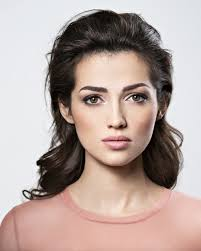
#> input picture gender detection/image1.jpg, 201 x 251 px, given in place of video.mp4, which was not available
$ python motion.py
#> lines starting #> are read from the running program, lines starting #| are printed output that depends on the picture; after the words box and inside, x2 and y2 are one past the last pixel; in counts of white or black regions, pixels touching at a corner belong together; pictures that were not available may be replaced by others from this repository, and a replacement may not be noted
import cv2
import numpy as np

def classify_motion(frame, x, y, w, h):
    global prev_gray_roi

    # Extract the region of interest (ROI) from the frame
    roi = frame[y:y+h, x:x+w]

    # Convert ROI to grayscale
    gray_roi = cv2.cvtColor(roi, cv2.COLOR_BGR2GRAY)

    if prev_gray_roi is not None and prev_gray_roi.shape == gray_roi.shape:
        # Resize gray_roi to match prev_gray_roi dimensions
        gray_roi_resized = cv2.resize(gray_roi, prev_gray_roi.shape[::-1])

        # Calculate motion type based on intensity difference
        intensity_diff = np.mean(np.abs(gray_roi_resized - prev_gray_roi))

        # Define a threshold for motion detection
        motion_threshold = 20

        if intensity_diff > motion_threshold:
            motion_type = "Moving"
        else:
            motion_type = "Static"
    else:
        motion_type = "Static"

    # Update prev_gray_roi for the next iteration
    prev_gray_roi = gray_roi.copy()

    return motion_type

# Load video
cap = cv2.VideoCapture("video.mp4")

# Define motion classes
motion_classes = ["Moving", "Jumping", "Rolling", "Sliding"]

# Initialize background subtractor
bg_subtractor = cv2.createBackgroundSubtractorMOG2()

# Initialize prev_gray_roi for motion analysis
prev_gray_roi = None

# Main loop
while True:
    ret, frame = cap.read()
#> frame is the input picture: shape (251, 201, 3); mean B, G, R 157.9, 163.7, 181.3
    if not ret:
        break

    # Apply background subtraction
    fg_mask = bg_subtractor.apply(frame)
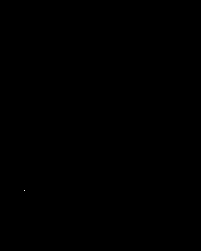
#> fg_mask: shape (251, 201); values 127 (black) and 255 (white), 0% white in thin lines or dots, all inside (x1, y1, x2, y2) = (24, 190, 25, 191)

    # Apply morphological operations to remove noise
    fg_mask = cv2.erode(fg_mask, None, iterations=2)
#> fg_mask: shape (251, 201); every value is 127
    fg_mask = cv2.dilate(fg_mask, None, iterations=2)

    # Find contours in the foreground mask
    contours, _ = cv2.findContours(fg_mask, cv2.RETR_EXTERNAL, cv2.CHAIN_APPROX_SIMPLE)
#> contours = [[[0, 0], [0, 250], [200, 250], [200, 0]]]

    for contour in contours:
        # Calculate bounding rectangle for each contour
        x, y, w, h = cv2.boundingRect(contour)

        # Perform motion analysis and classification here
        motion_type = classify_motion(frame, x, y, w, h)  # Call the motion classification function

        # Draw bounding box
        cv2.rectangle(frame, (x, y), (x + w, y + h), (0, 255, 0), 2)

        # Label motion type
        cv2.putText(frame, motion_type, (x, y - 10), cv2.FONT_HERSHEY_SIMPLEX, 0.5, (0, 255, 0), 2)
#> this loop made 1 pass
#> (contour, x, y, w, h, motion_type) on pass 1: ([[0, 0], [0, 250], [200, 250], [200, 0]], 0, 0, 201, 251, 'Static')
#> pass 1, in classify_motion, `gray_roi = cv2.cvtColor(roi, cv2.COLOR_BGR2GRAY)`:
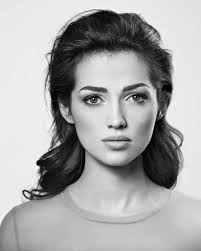
#> gray_roi: shape (251, 201); min 0, max 255, mean 168.3
#> after the loop:
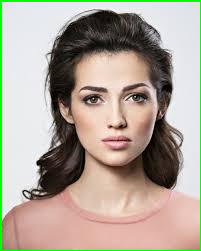
#> frame: shape (251, 201, 3); 2.67% of pixels changed, all inside (x1, y1, x2, y2) = (0, 0, 201, 251)

    # Display results
    cv2.imshow("Motion Detection", frame)

    if cv2.waitKey(1) & 0xFF == ord('q'):
#> (key q is pressed here)
        break

cap.release()
cv2.destroyAllWindows()

$ run again, on gender detection/image2.jpg
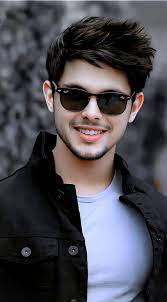
#> input picture gender detection/image2.jpg, 167 x 302 px, given in place of video.mp4, which was not available
#> frame is the input picture: shape (302, 167, 3); mean B, G, R 80.4, 73, 75.3
#> `fg_mask = bg_subtractor.apply(frame)`:
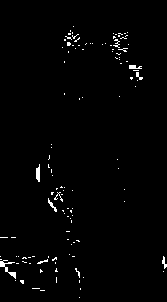
#> fg_mask: shape (302, 167); values 127 (black) and 255 (white), 1.4% white in thin lines or dots
#> contours = [[[0, 0], [0, 301], [166, 301], [166, 0]]]
#> the loop `for contour in contours:` made 1 pass
#> (contour, x, y, w, h, motion_type) on pass 1: ([[0, 0], [0, 301], [166, 301], [166, 0]], 0, 0, 167, 302, 'Static')
#> after the loop `for contour in contours:`:
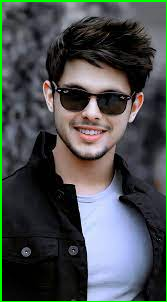
#> frame: shape (302, 167, 3); 2.77% of pixels changed, all inside (x1, y1, x2, y2) = (0, 0, 167, 302)
